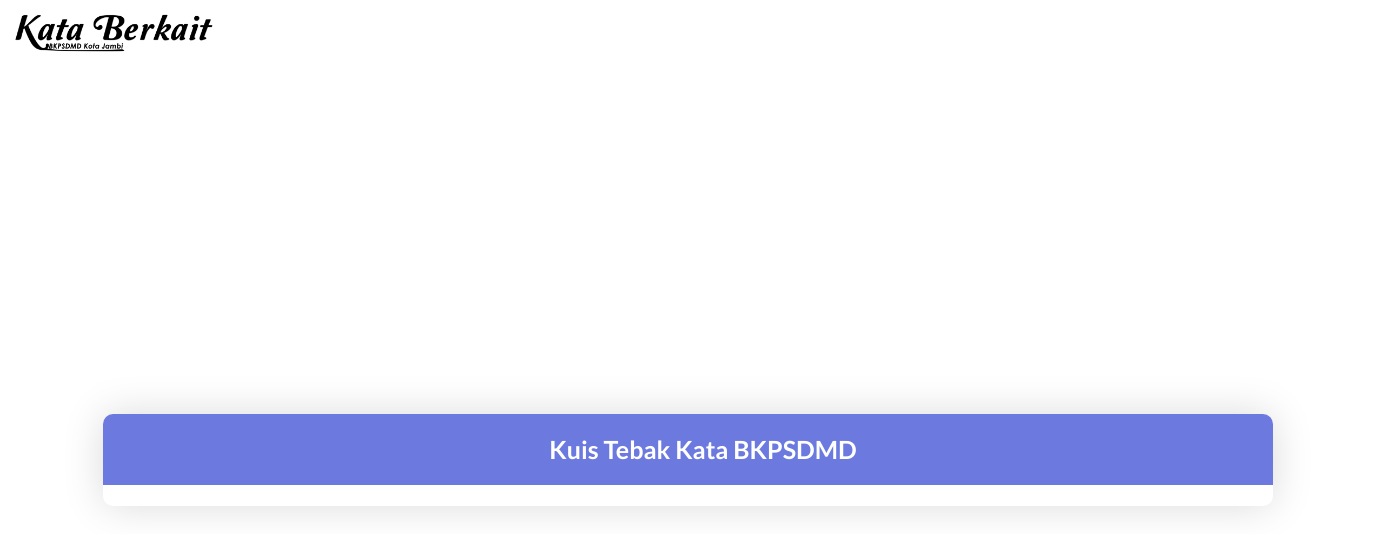
The page /soal.php on the database as committed earlier.
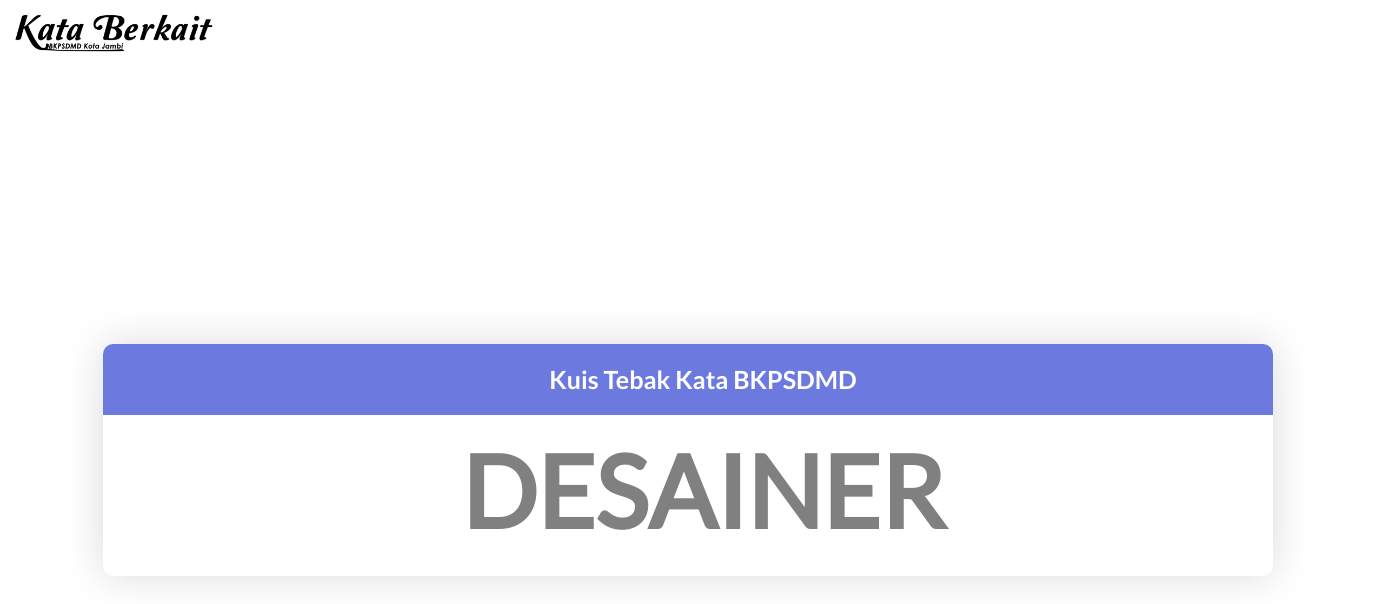
The same page on the database as committed later.
### tables this page shows
CREATE TABLE `ktberkait` (
  `id` int(11) NOT NULL,
  `baris` int(2) NOT NULL,
  `kelsoal` int(3) NOT NULL,
  `kata` varchar(30) NOT NULL,
  `potongan` int(2) NOT NULL,
  `status` int(2) NOT NULL,
  `block` enum('yes','no') NOT NULL,
  `hasil` enum('BENAR','SALAH') NOT NULL
);

### soal.php (the view, shortened to what this page needs)
<!DOCTYPE html>
<html lang="en">
<head>
	<link rel="stylesheet" type="text/css" href="vendor/bootstrap/css/bootstrap.min.css">
	<link rel="stylesheet" type="text/css" href="fonts/font-awesome-4.7.0/css/font-awesome.min.css">
	<link rel="stylesheet" type="text/css" href="vendor/animate/animate.css">
	<link rel="stylesheet" type="text/css" href="vendor/select2/select2.min.css">
	<link rel="stylesheet" type="text/css" href="vendor/perfect-scrollbar/perfect-scrollbar.css">
	<link rel="stylesheet" type="text/css" href="css/util.css">
	<link rel="stylesheet" type="text/css" href="css/main.css">
</head>
<body>
	&nbsp;&nbsp;&nbsp;<img src="images/ktberkait.png" class="" style="width: 200px; text-align: center;">
	<?php include "session1.php";
	?>
	<div class="limiter">
		<div class="container-table100">
			<div class="wrap-table100">
				<div class="table100 ver1 ">
					<div class="table100-head">
						<table>
							<thead>
								<tr class="row100 head">
									<th class="cell100 column1" colspan="3" style="text-align: center; font-size: 25px;">Kuis Tebak Kata BKPSDMD</th>
								</tr>
							</thead>
						</table>
					</div>
					<div class="table100-body js-pscroll" style="text-align: center;">
						<table>
							<tbody>
								<tr>
									<td class="cell100 column1" style="font-size: 100px;">
										<b>
											<?php
											$dt = mysqli_query($conn, "SELECT * FROM ktberkait where block='no' and baris='2'");
											$tampil = mysqli_fetch_assoc($dt);
											?>
											<?php if ($tampil['status'] == 0) {
												echo substr($tampil['kata'], 0, $tampil['potongan']);
											} else {
												echo $tampil['kata'];
											} ?>
										</b>
									</td>
								</tr>
							</tbody>
						</table>
					</div>
				</div>
			</div>
		</div>
	</div>
</body>
</html>

### css/main.css (style rules this page uses)
* { margin: 0px; padding: 0px; box-sizing: border-box; }
body, html { background-image: url("../images/bg1.jpg"); background-size: 100%; height: 100%; font-family: sans-serif; }
.js-pscroll { position: relative; overflow: hidden; }
.limiter { width: 1366px; margin: 0 auto; }
.container-table100 { width: 100%; min-height: 100vh; background-size: 100%; display: -webkit-box; display: -webkit-flex; display: -moz-box; display: -ms-flexbox; display: flex; align-items: center; justify-content: center; flex-wrap: wrap; }
.wrap-table100 { width: 1170px; }
.table100 { background-color: #fff; }
table { width: 100%; }
th, td { font-weight: unset; padding-right: 10px; }
.column1 { width: 33%; padding-left: 40px; }
.table100-head th { padding-top: 18px; padding-bottom: 18px; }
.table100-body td { padding-top: 16px; padding-bottom: 16px; }
.table100 { position: relative; padding-top: 60px; }
.table100-head { position: absolute; width: 100%; top: 0; left: 0; }
.table100-body { max-height: 800px; overflow: auto; }
.table100.ver1 th { font-family: Lato-Bold; font-size: 18px; color: #fff; line-height: 1.4; background-color: #6c7ae0; }
.table100.ver1 td { font-family: Lato-Regular; font-size: 15px; color: #808080; line-height: 1.4; }
.table100.ver1 { border-radius: 10px; overflow: hidden; box-shadow: 0 0px 40px 0px rgba(0, 0, 0, 0.15); -moz-box-shadow: 0 0px 40px 0px rgba(0, 0, 0, 0.15); -webkit-box-shadow: 0 0px 40px 0px rgba(0, 0, 0, 0.15); -o-box-shadow: 0 0px 40px 0px rgba(0, 0, 0, 0.15); -ms-box-shadow: 0 0px 40px 0px rgba(0, 0, 0, 0.15); }

Rows that differ between the two databases and show on the page:
added ktberkait: kata "DESAINER"
